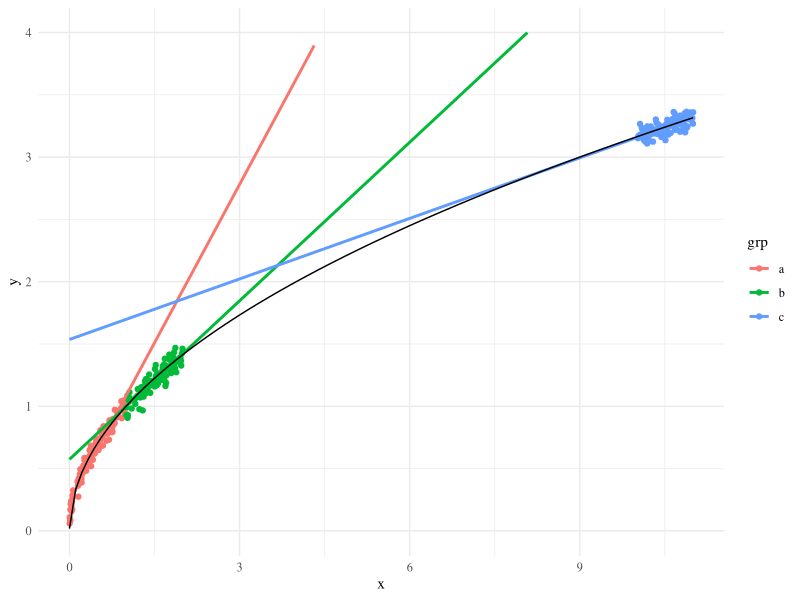

Here is the R script that generated this plot:
## ---- chunk 1
library(tidyverse)
theme_set(theme_minimal(base_family="Times"))
## ---- chunk 2
genY <- function(X, sig) Y = sqrt(X)+sig*rnorm(length(X))
sig=0.05; n=100
X1 = runif(n,0,1)
X2 = runif(n,1,2)
X3 = runif(n,10,11)
df = data.frame(x=c(X1,X2,X3), grp = rep(letters[1:3],each=n))
df$y = genY(df$x,sig)
ggplot(df, aes(x,y,color=grp)) + geom_point() + 
  geom_smooth(method = 'lm', fullrange=TRUE,se = FALSE) +
  ylim(0,4) + stat_function(fun=sqrt,color='black')
df %>% group_by(grp) %>% summarise(rsq = summary(lm(y~x))$r.sq)
